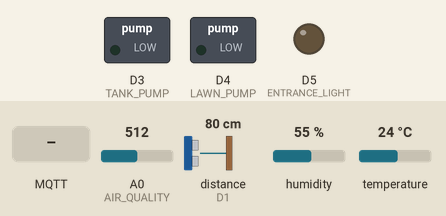
Bench run of a program on a simulated ESP8266 (NodeMCU). Shown: switched loads named in the program (green lamp = pin HIGH), output pins drawn as LEDs (lit = HIGH). Inputs (shaded band) come from the test bench; at power-on: A0 (AIR_QUALITY) = 512, distance to the obstacle (sensor on D1) 80 cm, humidity 55 %, temperature 24 °C. The echo pulse lasts 58.3 µs per cm; WiFi joins after 1.5 s; servers stay silent unless stated; no MQTT or app messages arrive unless stated; what the program prints to the serial monitor is not drawn.

Above: at 2.7 s.
2.8 s: MQTT message "5" arrives on the first subscribed topic
At 4.0 s:
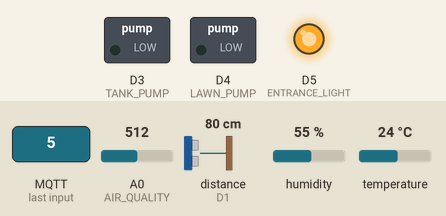
4.3 s: MQTT message "5" arrives on the second subscribed topic
At 5.5 s:
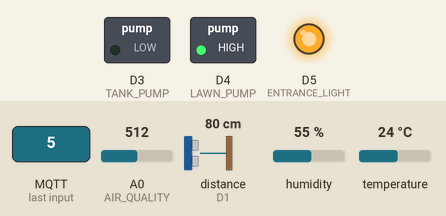
5.8 s: MQTT message "5" arrives on the third subscribed topic
At 6.4 s:
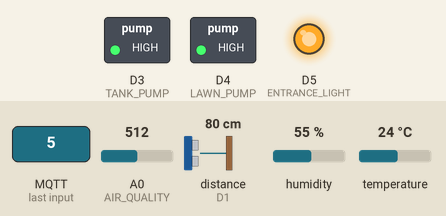
7.3 s: MQTT message "0" arrives on the first subscribed topic
At 7.9 s:
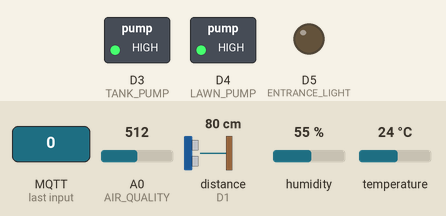
8.8 s: MQTT message "0" arrives on the second subscribed topic
At 10.0 s:
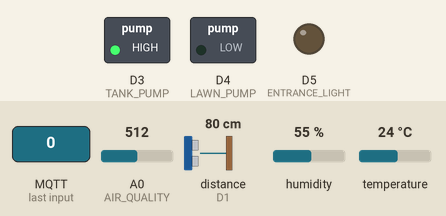
10.3 s: MQTT message "90" arrives on the first subscribed topic
At 11.0 s:
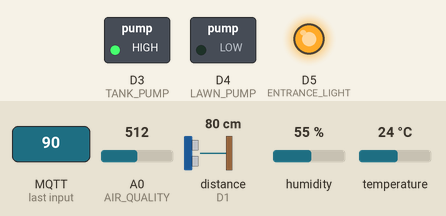
Timing chart, 0 to 12.8 s (numbered marks = the images above; inputs shaded):
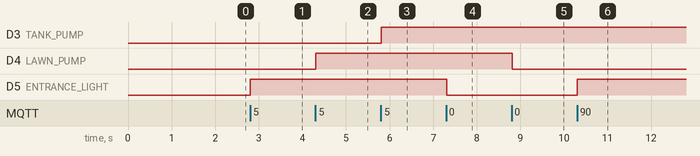

The program:

main.cpp
```cpp
/*
Author: Gurkirat Singh <gurkirat7092@yahoo.com>
Date: Oct 15, 2023
Description:
This code monitor the water tank level,light intensity using ldr,lawn temperature humidity,air quality using dht22 and publish it to MQTT
*/
#include <Arduino.h>
#include <PubSubClient.h>
#include <DHTesp.h>
#include <NewPingESP8266.h>
#include <ESP8266WiFi.h>

// -----------------------------Pin Config-------------------------------------//
#define Trigger D0
#define Echo D1
#define DHT_PIN D2
#define AIR_QUALITY A0
#define TANK_PUMP D3
#define LAWN_PUMP D4
#define ENTRANCE_LIGHT D5

// -----------------------------Wifi Config-------------------------------------//
#define WIFI_SSID "ConForNode1"
#define WIFI_PASSWORD "12345678"
WiFiClient esp;

// -----------------------------MQTT Config-------------------------------------//
#define MQTT_SERVER "ec2-3-88-49-62.compute-1.amazonaws.com"
#define MQTT_PORT 1883
PubSubClient client(esp);
// -----------------------------Other Config-------------------------------------//
#define DEBUG_MODE 1
String topicToSubscribe[3] = {
    "IoT/entrance/light1",
    "IoT/lawn/pump1",
    "IoT/auxiliary/pump1",
};
bool topicStatus[3] = {0, 0, 0};
// -----------------------------Global Variables--------------------------------//
NewPingESP8266 tankMonitor(Trigger, Echo, 100);
DHTesp dht;

int waterLevel = 0;
#define WaterTankSize 20
int humidity = 0;
int temperature = 0;
int air_quality = 0;

// -----------------------------Callback Declarations---------------------------//
void callback(char *topic, byte *payload, unsigned int length)
{
  String receivedTopic = String(topic);
#ifdef DEBUG_MODE
  Serial.print("Message arrived [");
  Serial.print(receivedTopic);
  Serial.print("] ");
#endif
  String msg;
  String payloadString = String((char *)payload);
  int value = payloadString.toInt();
  for (int i = 0; i < 3; i++)
  {
    if (topicToSubscribe[i] == receivedTopic)
    {
      topicStatus[i] = value;
    }
  }
}
void reconnectMQTT()
{
  // Loop until
  while (!client.connected())
  {
#if DEBUG_MODE
    Serial.print("Attempting MQTT connection...");
#endif
    // Attempt to connect
    if (client.connect("esp82661"))
    {
#if DEBUG_MODE
      Serial.println("connected");
#endif
      for (u_int8_t i = 0; i < 3; i++)
      {
        client.subscribe(topicToSubscribe[i].c_str());
      }
    }
    else
    {
#if DEBUG_MODE
      Serial.print("failed, rc=");
      Serial.print(client.state());
      Serial.println(" try again in 5 seconds");
#endif
      // Wait 5 seconds before retrying
      delay(5000);
    }
  }
}

void setup()
{
#ifdef DEBUG_MODE
  Serial.begin(115200);
#endif
  pinMode(ENTRANCE_LIGHT, OUTPUT);
  pinMode(TANK_PUMP, OUTPUT);
  pinMode(LAWN_PUMP, OUTPUT);
  pinMode(AIR_QUALITY, INPUT);

  digitalWrite(ENTRANCE_LIGHT, LOW);
  digitalWrite(TANK_PUMP, LOW);
  digitalWrite(LAWN_PUMP, LOW);
  dht.setup(DHT_PIN, DHTesp::DHT22);
  WiFi.begin(WIFI_SSID, WIFI_PASSWORD);
  while (WiFi.status() != WL_CONNECTED)
  {
    delay(500);
#ifdef DEBUG_MODE
    Serial.println("Connecting to WiFi..");
#endif
  }
  client.setServer(MQTT_SERVER, MQTT_PORT);
  client.setCallback(callback);
  reconnectMQTT();
  for (u_int8_t i = 0; i < 3; i++)
  {
    client.subscribe(topicToSubscribe[i].c_str());
  }
}
void updateOutput()
{
  digitalWrite(ENTRANCE_LIGHT, topicStatus[0]);
  digitalWrite(LAWN_PUMP, topicStatus[1]);
  digitalWrite(TANK_PUMP, topicStatus[2]);
}
void checkAndUpdate()
{
  int tempTank = tankMonitor.ping_cm();
  if (tempTank != waterLevel)
  {
    client.publish("IoT/auxiliary/tankLevel", String((tempTank / WaterTankSize) * 100).c_str());
    waterLevel = tempTank;
  }
  int tempHumidity = dht.getHumidity();
  if (tempHumidity != humidity)
  {
    client.publish("IoT/lawn/humidity", String(tempHumidity).c_str());
    humidity = tempHumidity;
  }
  int tempTemperature = dht.getTemperature();
  if (tempTemperature != temperature)
  {
    client.publish("IoT/lawn/temperature", String(tempTemperature).c_str());
    temperature = tempTemperature;
  }
  int tempAirQuality = analogRead(AIR_QUALITY);
  if (tempAirQuality != air_quality)
  {
    client.publish("IoT/lawn/airQuality", String(tempAirQuality).c_str());
    air_quality = tempAirQuality;
  }
}
void loop()
{
  client.loop();
  if (!client.connected())
  {
    reconnectMQTT();
  }
  updateOutput();
  checkAndUpdate();
}
```

Measured:
- after the input at 2.8 s, D5 (ENTRANCE_LIGHT): LOW → HIGH at once
- after the input at 4.3 s, D4 (LAWN_PUMP): LOW → HIGH at once
- after the input at 5.8 s, D3 (TANK_PUMP): LOW → HIGH at once
- after the input at 7.3 s, D5 (ENTRANCE_LIGHT): HIGH → LOW at once
- after the input at 8.8 s, D4 (LAWN_PUMP): HIGH → LOW at once
- after the input at 10.3 s, D5 (ENTRANCE_LIGHT): LOW → HIGH at once
